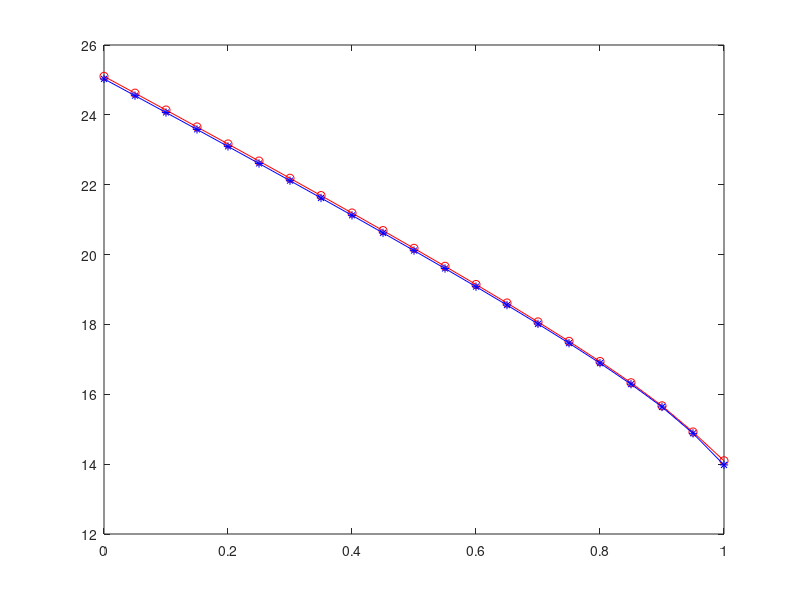

Write the MATLAB code that produced this figure. (Note: this script raises an error after producing the figure.)
clear all; close all; clc; format long;

FP2DGCostData = [14.0970, 14.9209, 15.6700, 16.3305, 16.9388, 17.5161, 18.0725, 18.6138, 19.1439, 19.6650, 20.1791, 20.6873, 21.1905, 21.6896, 22.1850, 22.6773, 23.1668, 23.6539, 24.1386, 24.6214, 25.1024]';
DIDOCostData = [13.9769, 14.8818, 15.6382, 16.2894, 16.8909, 17.4630, 18.0155, 18.5540, 19.0817, 19.6010, 20.1136, 20.6206, 21.1228, 21.6211, 22.1157, 22.6073, 23.0962, 23.5827, 24.0670, 24.5492, 25.0298]';

betaVals = [1, .95, .9, .85, .8, .75, .7, .65, .6, .55, .5, .45, .4, .35, .3, .25, .2, .15, .1, .05, 0]';

figure();
plot(betaVals, FP2DGCostData,'r-o');
hold on;
plot(betaVals, DIDOCostData,'b-*');
T = table(betaVals, FP2DGCostData, DIDOCostData, FP2DGCostData - DIDOCostData, ...
      'VariableNames', {'Beta', 'FP2DG', 'DIDO', 'Difference'})